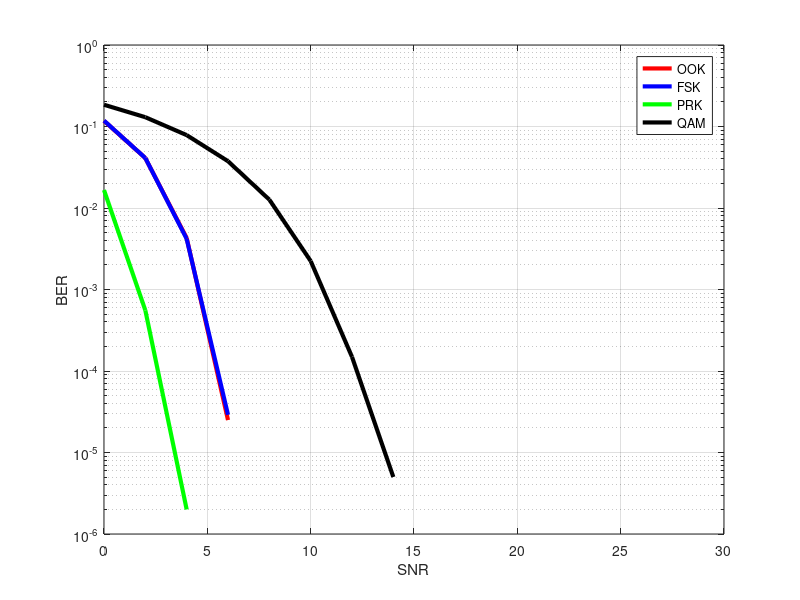
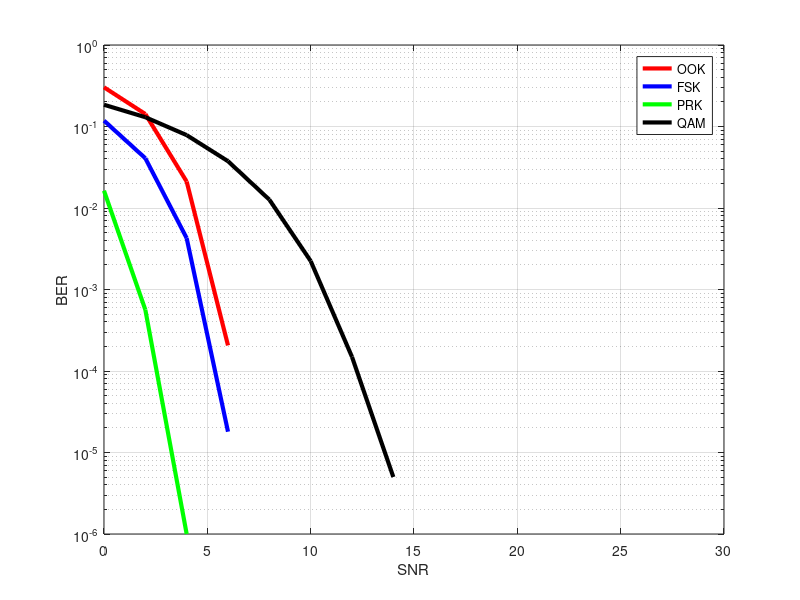
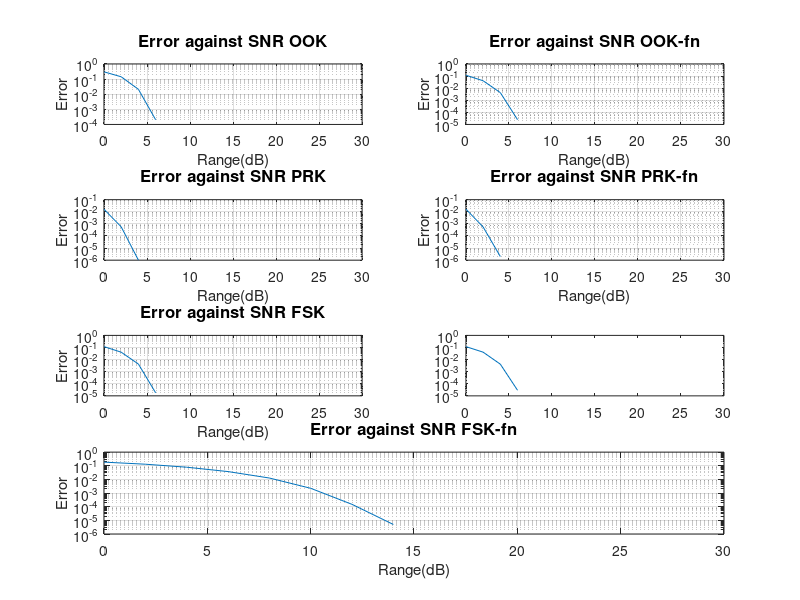
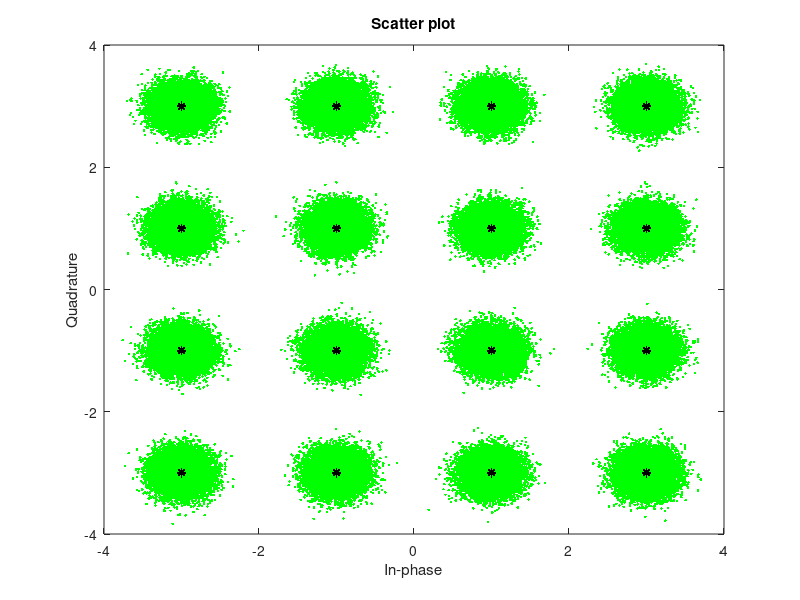

Write MATLAB code to recreate these figures, in order. (Note: a time limit stopped this script after it produced the figures.)
close all
clc
clear all
M = 16;                     % Size of signal constellation
k = log2(M);                % Number of bits per symbol
NumSNR= 10 ^(6);
SNR=0:2:30; %range of SNR
RandomSignal=randi([0,1],NumSNR,1); % generate stream of random bits
numSamplesPerSymbol = 1;  


%% modulations

OOK_mod = RandomSignal;% OOK modulation
OOK_mod_fn = (pammod(RandomSignal,2)+1)./2; % OOK modulation using fn 

PRK_mod = 2.*RandomSignal - 1;%PRK modulation
PRK_mod_fn = pammod(RandomSignal,2);%PRK modulation using fn 

FSk_H_i = find(RandomSignal==1);
FSk_L_i = find(RandomSignal==0);
FSK_modv(FSk_H_i)=1j;%FSK modulation
FSK_modv(FSk_L_i)=1;%FSK modulation
FSK_mod=FSK_modv.';%transpose 
FSK_mod_fn = sqrt(pskmod(RandomSignal,2));

% qam modulation 
b_data_block = reshape(RandomSignal,length(RandomSignal)/k,k);   % Reshape data into binary k-tuples, k = log2(M)
block_data_symbol = bi2de(b_data_block);                 % Convert to integers

QAM_mod_fn = qammod(block_data_symbol,M,'bin');         % Binary coding, phase offset = 0



%% calculating power 
PTX_OOK= mean(OOK_mod.^(2)); %ook power 
PTX_OOK_fn= mean(OOK_mod_fn.^(2)); %ook power 

PTX_PRK= mean(PRK_mod.^(2)); %prk power
PTX_PRK_fn= mean(PRK_mod_fn.^(2)); %prk power

PTX_FSK= mean(abs(FSK_mod.^(2))); %fsk power
PTX_FSK_fn= mean(abs(FSK_mod_fn.^(2))); %fsk power



%% adding noise , demodulation and calculating bit error 
for n=1:length(SNR)
    
     snr_i=10^(SNR(n)/10);% converting from db to linear 
     %calculating noise 
     noise_OOK=sqrt(PTX_OOK/(2 * snr_i) *( randn(size(OOK_mod)) + 1j * randn(size(OOK_mod)) ) ) ; %OOK noise
     noise_OOK_fn=sqrt(PTX_OOK_fn/(2 * snr_i) *( randn(size(OOK_mod_fn)) + 1j * randn(size(OOK_mod_fn)) ) ) ; %OOK noise
     
     
     noise_PRK=sqrt(PTX_PRK/(2 * snr_i) *( randn(size(PRK_mod)) + 1j * randn(size(PRK_mod)) ) ) ; %PRK noise
     noise_PRK_fn=sqrt(PTX_PRK_fn/(2 * snr_i) *( randn(size(PRK_mod_fn)) + 1j * randn(size(PRK_mod_fn)) ) ) ; %PRK noise
     
     
     noise_FSK=sqrt(PTX_FSK/(2 * snr_i) *( randn(size(FSK_mod)) + 1j * randn(size(FSK_mod)) ) ) ; %FSK noise
     noise_FSK_fn=sqrt(PTX_FSK_fn/(2 * snr_i) *( randn(size(FSK_mod_fn)) + 1j * randn(size(FSK_mod_fn)) ) ) ; %FSK noise
     
     %recieved signals 
     RX_OOK = OOK_mod + noise_OOK ; % OOK recieved signal
     RX_OOK_fn = OOK_mod_fn + noise_OOK_fn ; % OOK recieved signal
     

     RX_PRK = PRK_mod +noise_PRK ;  % PRK recieved signal
     RX_PRK_fn = PRK_mod_fn + noise_PRK_fn;

     RX_FSK = FSK_mod + noise_FSK ; % FSK recieved signal
     RX_FSK_fn = FSK_mod_fn + noise_FSK_fn;
     
     snr_i_qam = SNR(n) + 10*log10(k) - 10*log10(numSamplesPerSymbol);
     RX_QAM_fn = awgn(QAM_mod_fn,snr_i_qam,'measured');% qam  recieved signal
     
     %demodulation 
     %OOK_demodulation 
     RX_OOK_abs=abs(RX_OOK);
     RX_OOK_H_i = find(RX_OOK_abs>0.5);
     RX_OOK(RX_OOK_H_i) = 1;
     RX_OOK_L_i = find(RX_OOK_abs<0.5);
     RX_OOK(RX_OOK_L_i) = 0;
     
     RX_OOK_fn=pamdemod((2.*RX_OOK_fn)-1,2);
     
     %PRK demodulation
     RX_PRK_H_i = find(real(RX_PRK)>0);
     RX_PRK(RX_PRK_H_i) = 1;
     RX_PRK_L_i = find(real(RX_PRK)<0);
     RX_PRK(RX_PRK_L_i) = 0;
     
     RX_PRK_fn=pamdemod(RX_PRK_fn,2);
     
     %FSK demodulation
     RX_FSK_R_abs=abs(real(RX_FSK));
     RX_FSK_I_abs=abs(imag(RX_FSK));
     RX_FSK_L_i = find (RX_FSK_R_abs>=RX_FSK_I_abs);
     RX_FSK(RX_FSK_L_i)=0;
     RX_FSK_H_i = find (RX_FSK_R_abs<RX_FSK_I_abs);
     RX_FSK(RX_FSK_H_i)=1;
     RX_FSK_fn = pskdemod(RX_FSK_fn.^2,2);
     
      if SNR(n)==0
         RX_QAM_fn_0=RX_QAM_fn;
     elseif SNR(n)==16
         RX_QAM_fn_15=RX_QAM_fn;
     elseif SNR(n)==30
         RX_QAM_fn_30=RX_QAM_fn;
     end
     %QAM demodulation 
     symbol_data_block = qamdemod(RX_QAM_fn,M,'bin');  
     block_data_binary = de2bi(symbol_data_block,k);
     RX_QAM_fn = block_data_binary(:);% Return data in column vector 
    
     %error detection 
    [number_OOK,ratio_OOK]=biterr(OOK_mod,RX_OOK); %OOK_error detection
    [number_OOK_fn,ratio_OOK_fn]=biterr(OOK_mod_fn,RX_OOK_fn); %OOK_error detection
    
    [number_PRK,ratio_PRK]=biterr(OOK_mod,RX_PRK); %PRK_error detection
    [number_PRK_fn,ratio_PRK_fn]=biterr(OOK_mod,RX_PRK_fn); %PRK_error detection

    [number_FSK,ratio_FSK]=biterr(OOK_mod,RX_FSK); %FSK_error detection
    [number_FSK_fn,ratio_FSK_fn]=biterr(OOK_mod,RX_FSK_fn); %FSK_error detection
    
    [number_QAM_fn,ratio_QAM_fn]=biterr(OOK_mod,RX_QAM_fn); %QAM_error detection
    

     Error_OOK(n)=ratio_OOK;
     Error_OOK_fn(n)=ratio_OOK_fn;
     
     Error_PRK(n)=ratio_PRK;
     Error_PRK_fn(n)=ratio_PRK_fn;     
     
     Error_FSK(n)=ratio_FSK;
     Error_FSK_fn(n)=ratio_FSK_fn;
     
     Error_QAM_fn(n)=ratio_QAM_fn;


end

%% plotting 
figure 
semilogy(SNR,Error_OOK_fn,'r','linewidth',3,'DisplayName','OOK') %plotting BER VS SNR
hold on
semilogy(SNR,Error_FSK_fn,'b','linewidth',3,'DisplayName','FSK') %plotting BER vs SNR
hold on
semilogy(SNR,Error_PRK_fn,'g','linewidth',3,'DisplayName','PRK') %plotting BER vs SNR
hold on
semilogy(SNR,Error_QAM_fn,'k','linewidth',3,'DisplayName','QAM') %plotting BER vs SNR
ylabel('BER'), xlabel('SNR') ,grid on;
hold off
legend; 

figure 
semilogy(SNR,Error_OOK,'r','linewidth',3,'DisplayName','OOK') %plotting BER VS SNR
hold on
semilogy(SNR,Error_FSK,'b','linewidth',3,'DisplayName','FSK') %plotting BER vs SNR
hold on
semilogy(SNR,Error_PRK,'g','linewidth',3,'DisplayName','PRK') %plotting BER vs SNR
hold on
semilogy(SNR,Error_QAM_fn,'k','linewidth',3,'DisplayName','QAM') %plotting BER vs SNR
ylabel('BER'), xlabel('SNR') ,grid on;
hold off
legend; 


figure
subplot(4,2,1);
semilogy(SNR,Error_OOK);
xlabel('Range(dB)'), ylabel('Error'),grid on;
title('Error against SNR OOK','FontSize',12);
subplot(4,2,2);
semilogy(SNR,Error_OOK_fn);
xlabel('Range(dB)'), ylabel('Error'),grid on;
title('Error against SNR OOK-fn','FontSize',12);
subplot(4,2,3);
semilogy(SNR,Error_PRK);
xlabel('Range(dB)'), ylabel('Error'),grid on;
title('Error against SNR PRK','FontSize',12);
subplot(4,2,4);
semilogy(SNR,Error_PRK_fn);
xlabel('Range(dB)'), ylabel('Error'),grid on;
title('Error against SNR PRK-fn','FontSize',12);
subplot(4,2,5)
semilogy(SNR,Error_FSK);
xlabel('Range(dB)'), ylabel('Error'),grid on;
title('Error against SNR FSK','FontSize',12);
subplot(4,2,6)
semilogy(SNR,Error_FSK_fn);
subplot(4,2,7:8)
semilogy(SNR,Error_QAM_fn);
xlabel('Range(dB)'), ylabel('Error'),grid on;
title('Error against SNR FSK-fn','FontSize',12);

% constillation diagram 
sPlotFig = scatterplot(RX_QAM_fn_15,1,0,'g.');
hold on
scatterplot(QAM_mod_fn,1,0,'k*',sPlotFig)

sPlotFig2 = scatterplot(RX_QAM_fn_30,1,0,'g.');
hold on
scatterplot(QAM_mod_fn,1,0,'k*',sPlotFig2)

sPlotFig3 = scatterplot(RX_QAM_fn_0,1,0,'g.');
hold on
scatterplot(QAM_mod_fn,1,0,'k*',sPlotFig3)
hold off
